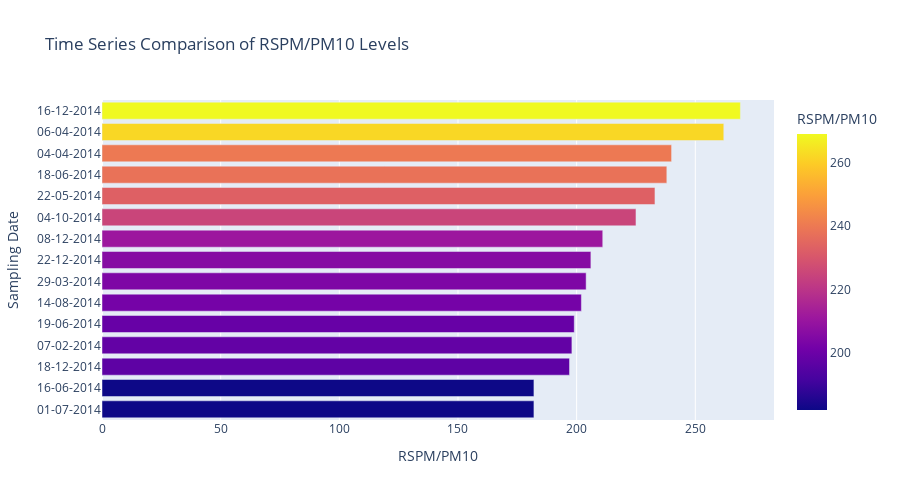

Write notebook code for a chart like this one.
### Code cell
px.bar(new_data.sort_values(by='RSPM/PM10').tail(15), x = 'RSPM/PM10', y = 'Sampling Date', 
       color = 'RSPM/PM10',title="Time Series Comparison of RSPM/PM10 Levels", orientation ='h',  height = 500, 
       hover_data = ['Sampling Date', 'RSPM/PM10'])

### Figure 1 — Plotly figure (JSON) as saved in the notebook; plotly's stock layout.template omitted (floating-point values rounded to 4 significant figures)
{"data": [{"alignmentgroup": "True", "hovertemplate": "RSPM/PM10=%{marker.color}<br>Sampling Date=%{y}<extra></extra>", "legendgroup": "", "marker": {"color": [182, 182, 197, 198, 199, 202, 204, 206, 211, 225, 233, 238, 240, 262, 269], "coloraxis": "coloraxis", "pattern": {"shape": ""}}, "name": "", "offsetgroup": "", "orientation": "h", "showlegend": false, "textposition": "auto", "type": "bar", "x": [182, 182, 197, 198, 199, 202, 204, 206, 211, 225, 233, 238, 240, 262, 269], "xaxis": "x", "y": ["01-07-2014", "16-06-2014", "18-12-2014", "07-02-2014", "19-06-2014", "14-08-2014", "29-03-2014", "22-12-2014", "08-12-2014", "04-10-2014", "22-05-2014", "18-06-2014", "04-04-2014", "06-04-2014", "16-12-2014"], "yaxis": "y"}], "layout": {"barmode": "relative", "coloraxis": {"colorbar": {"title": {"text": "RSPM/PM10"}}, "colorscale": [[0, "#0d0887"], [0.1111, "#46039f"], [0.2222, "#7201a8"], [0.3333, "#9c179e"], [0.4444, "#bd3786"], [0.5556, "#d8576b"], [0.6667, "#ed7953"], [0.7778, "#fb9f3a"], [0.8889, "#fdca26"], [1, "#f0f921"]]}, "height": 500, "legend": {"tracegroupgap": 0}, "title": {"text": "Time Series Comparison of RSPM/PM10 Levels"}, "xaxis": {"anchor": "y", "domain": [0, 1], "title": {"text": "RSPM/PM10"}}, "yaxis": {"anchor": "x", "domain": [0, 1], "title": {"text": "Sampling Date"}}}}
